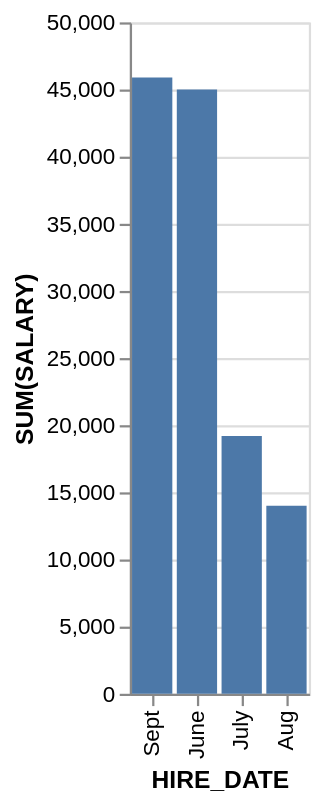

Vega-Lite specification for this chart:
### Vega-Lite specification from a JSON file in a GitHub repository (floating-point values rounded to 4 significant figures)
{"data": {"values": [{"x_data": "Sept", "y_data": 45900}, {"x_data": "June", "y_data": 45000}, {"x_data": "July", "y_data": 19200}, {"x_data": "Aug", "y_data": 14000}]}, "mark": "bar", "encoding": {"x": {"field": "x_data", "type": "nominal", "title": "HIRE_DATE", "sort": {"op": "sum", "field": "y_data", "order": "descending"}}, "y": {"field": "y_data", "type": "quantitative", "title": "SUM(SALARY)"}}}
